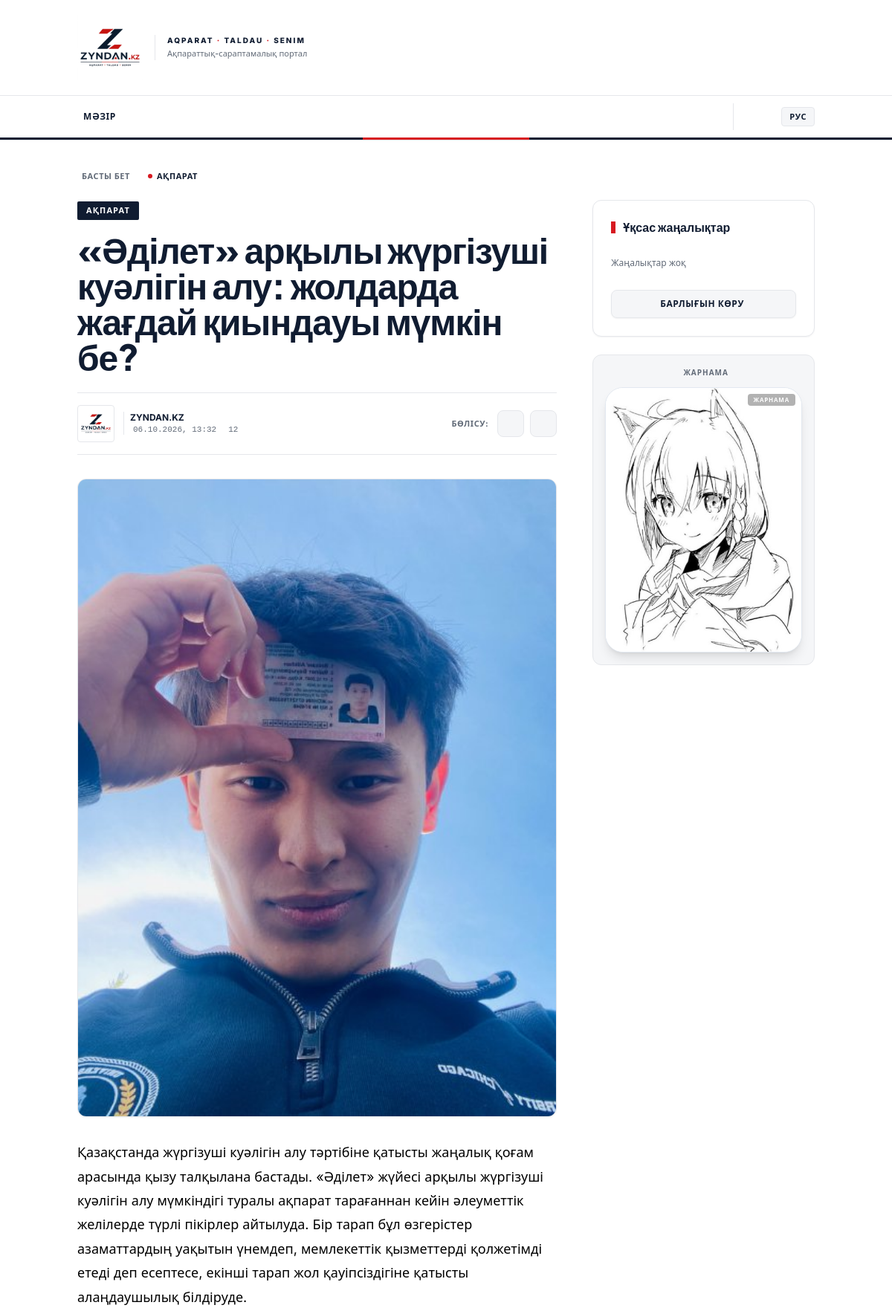
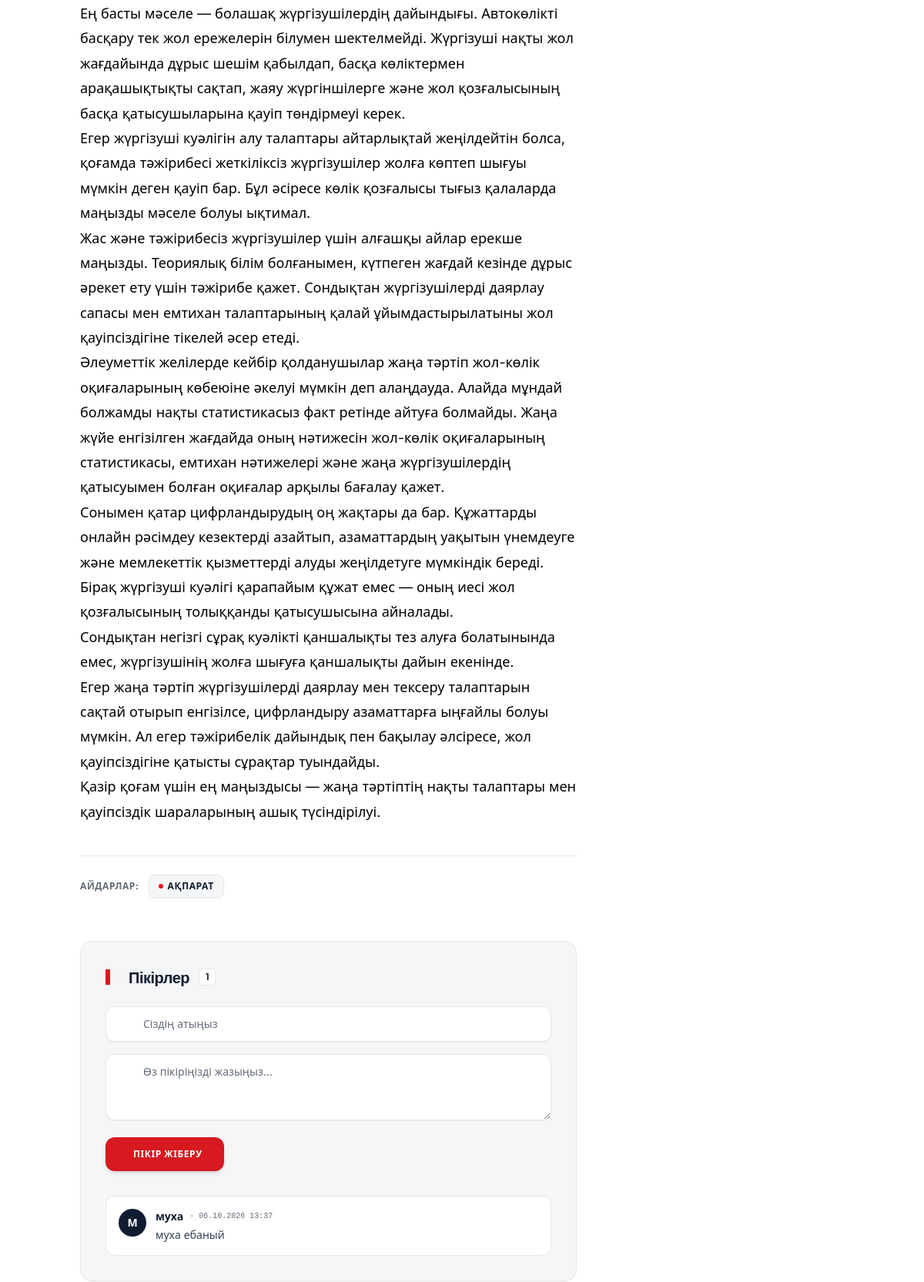
The page /aqparat/adilet-arqyly-zhurgizushi-kualigin-alu-zholdarda-zhagday-qiyndauy-mumkin-be (upper part) on the database its author committed (2 pictures, top to bottom).
### tables this page shows
CREATE TABLE `comments` (
  `id` int NOT NULL AUTO_INCREMENT,
  `post_id` int NOT NULL,
  `author_name` varchar(100) NOT NULL,
  `comment_text` text NOT NULL,
  `author_ip` varchar(45) DEFAULT NULL,
  `status` enum('pending','approved','rejected') DEFAULT 'pending',
  `created_at` timestamp NULL DEFAULT CURRENT_TIMESTAMP,
  `moderated_at` timestamp NULL DEFAULT NULL,
  `moderated_by` int DEFAULT NULL,
  PRIMARY KEY (`id`),
  KEY `moderated_by` (`moderated_by`),
  KEY `idx_post_status` (`post_id`,`status`),
  KEY `idx_status` (`status`),
  CONSTRAINT `comments_ibfk_1` FOREIGN KEY (`post_id`) REFERENCES `posts` (`id`) ON DELETE CASCADE,
  CONSTRAINT `comments_ibfk_2` FOREIGN KEY (`moderated_by`) REFERENCES `users` (`id`) ON DELETE SET NULL
);

CREATE TABLE `ads` (
  `id` int NOT NULL AUTO_INCREMENT,
  `image` varchar(255) NOT NULL,
  `link` varchar(500) DEFAULT NULL,
  `title` varchar(255) DEFAULT NULL,
  `position` enum('sidebar','content_bottom') DEFAULT 'sidebar',
  `status` enum('active','inactive') DEFAULT 'active',
  `created_at` timestamp NULL DEFAULT CURRENT_TIMESTAMP,
  PRIMARY KEY (`id`)
);

### app/views/post/single.php (the view, shortened to what the rows shown need)
<?php
$tLang = $lang === 'kz' ? 'kz' : 'ru';
$postTitle = $post['title_' . $tLang] ?? $post['title_ru'];
require_once __DIR__ . '/../partials/_header.php';
?>
<main class="container mx-auto px-3 sm:px-4 py-4 sm:py-6 lg:py-10">
    <div class="grid grid-cols-1 lg:grid-cols-12 gap-6 sm:gap-8 lg:gap-12">
        <article class="lg:col-span-8">
            <header class="mb-6 sm:mb-8">
                <h1 class="text-xl sm:text-3xl md:text-4xl lg:text-5xl font-black text-zyndan-navy dark:text-white leading-[1.25] sm:leading-[1.2] mb-4 sm:mb-6 tracking-tight">
                    <?= htmlspecialchars($postTitle) ?>
                </h1>
            </header>
            <section class="mt-10 sm:mt-14" id="comments">
                <div class="bg-zyndan-gray dark:bg-zyndan-navy/60 border border-zyndan-border dark:border-white/10 rounded-2xl p-4 sm:p-6 md:p-8 shadow-sm">
                    <div class="space-y-4">
                        <?php if (!empty($comments)):
                            foreach ($comments as $comment): ?>
                                <div class="flex gap-3 bg-white dark:bg-zyndan-dark p-4 rounded-xl border border-zyndan-border">
                                    <div class="flex-shrink-0 w-9 h-9 rounded-full bg-zyndan-navy text-white flex items-center justify-center font-bold text-sm uppercase select-none">
                                        <?= mb_substr($comment['author_name'], 0, 1) ?>
                                    </div>
                                    <div class="flex-1">
                                        <div class="flex items-center gap-2 mb-1">
                                            <span class="font-bold text-zyndan-navy dark:text-white text-sm">
                                                <?= htmlspecialchars($comment['author_name']) ?>
                                            </span>
                                            <span class="text-[10px] font-mono text-zyndan-muted uppercase">
                                                · <?= date('d.m.Y H:i', strtotime($comment['created_at'])) ?>
                                            </span>
                                        </div>
                                        <p class="text-xs sm:text-sm text-slate-700 dark:text-slate-300 leading-relaxed">
                                            <?= nl2br(htmlspecialchars($comment['comment_text'])) ?>
                                        </p>
                                    </div>
                                </div>
                            <?php endforeach; else: ?>
                            <p class="text-center text-xs text-zyndan-muted italic py-3">
                                <?= $lang === 'kz' ? 'Әзірге пікір жоқ. Алғашқы болыңыз!' : 'Комментариев пока нет. Будьте первым!' ?>
                            </p>
                        <?php endif; ?>
                    </div>
                </div>
            </section>
        </article>
        <aside class="lg:col-span-4 space-y-8">
            <div class="sticky top-20">
                <?php
                $adsToShow = !empty($sidebarAds) ? $sidebarAds : (!empty($contentAds) ? $contentAds : null);
                if ($adsToShow): ?>
                    <div class="mt-6 bg-zyndan-gray rounded-xl border border-zyndan-border p-4 text-center">
                        <?php
                        $ads = $adsToShow;
                        require __DIR__ . '/../partials/_ads.php';
                        ?>
                    </div>
                <?php endif; ?>
            </div>
        </aside>
    </div>
</main>
<?php require_once __DIR__ . '/../partials/_footer.php'; ?>

### app/views/partials/_ads.php (shortened to what the rows shown need)
<?php if (isset($ads) && !empty($ads)): ?>
    <div class="flex flex-col gap-6">
        <?php foreach ($ads as $ad): ?>
            <div
                class="group relative overflow-hidden rounded-2xl md:rounded-3xl border border-slate-200 dark:border-white/10 shadow-lg transition-all duration-500 hover:shadow-2xl hover:border-brand/30 bg-white dark:bg-black">
                <a href="<?= htmlspecialchars($ad['link'] ?? '#') ?>" target="_blank" class="block relative overflow-hidden">
                    <img src="/uploads/large/<?= $ad['image'] ?>" alt="<?= htmlspecialchars($ad['title'] ?? 'Реклама') ?>"
                        class="w-full h-auto object-cover transition-transform duration-700 group-hover:scale-110"
                        loading="lazy">
                    <span
                        class="absolute top-2 right-2 bg-black/50 backdrop-blur-md text-white text-[8px] font-black px-2 py-0.5 rounded uppercase tracking-widest opacity-60">
                        <?= $lang === 'kz' ? 'Жарнама' : 'Реклама' ?>
                    </span>
                </a>
            </div>
        <?php endforeach; ?>
    </div>
<?php endif; ?>

### rows shown on the page
comments: author_name "М", author_name "муха", created_at "06.10.2026 13:37", comment_text "муха ебаный"
ads: image (picture)

### other values the page prints
$categoryName "АҚПАРАТ"
$postTitle "«Әділет» арқылы жүргізуші куәлігін алу: жолдарда жағдай қиындауы мүмкін бе?"
date('d.m.Y, H:i', $postDate) "06.10.2026, 13:32"
$post['views'] "12"
count($comments ?? []) "1"
